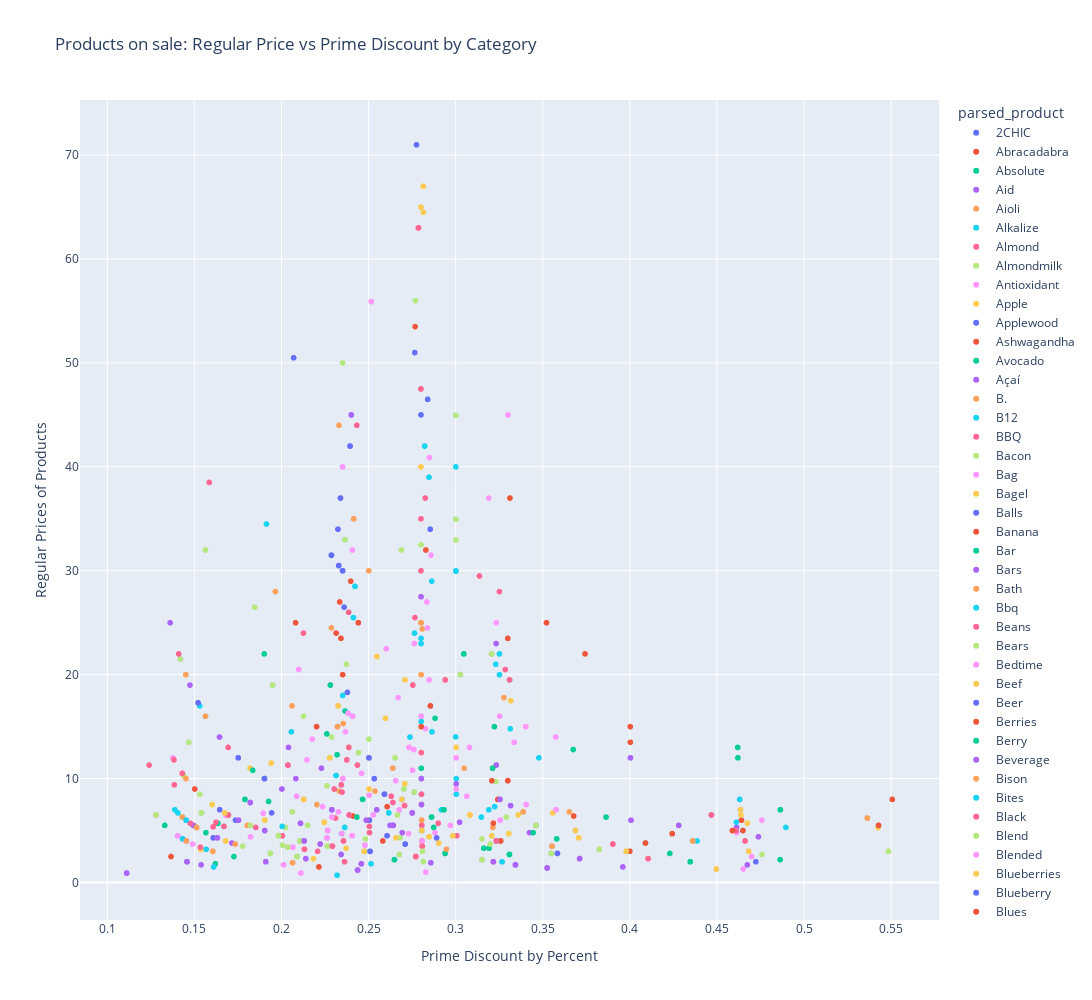

This figure's notebook cell:
### Code cell
fig = px.scatter(df.sort_values(by='parsed_product'), x="prime_discount", y="regular", color="parsed_product", title="Products on sale: Regular Price vs Prime Discount by Category", hover_data=['product', 'sale', 'prime'], width=1400, height=1000,
labels={
    "regular": "Regular Prices of Products",
    "prime_discount": "Prime Discount by Percent",
    "discount_bins": "Prime Discount Ranges"
})
fig.show()
